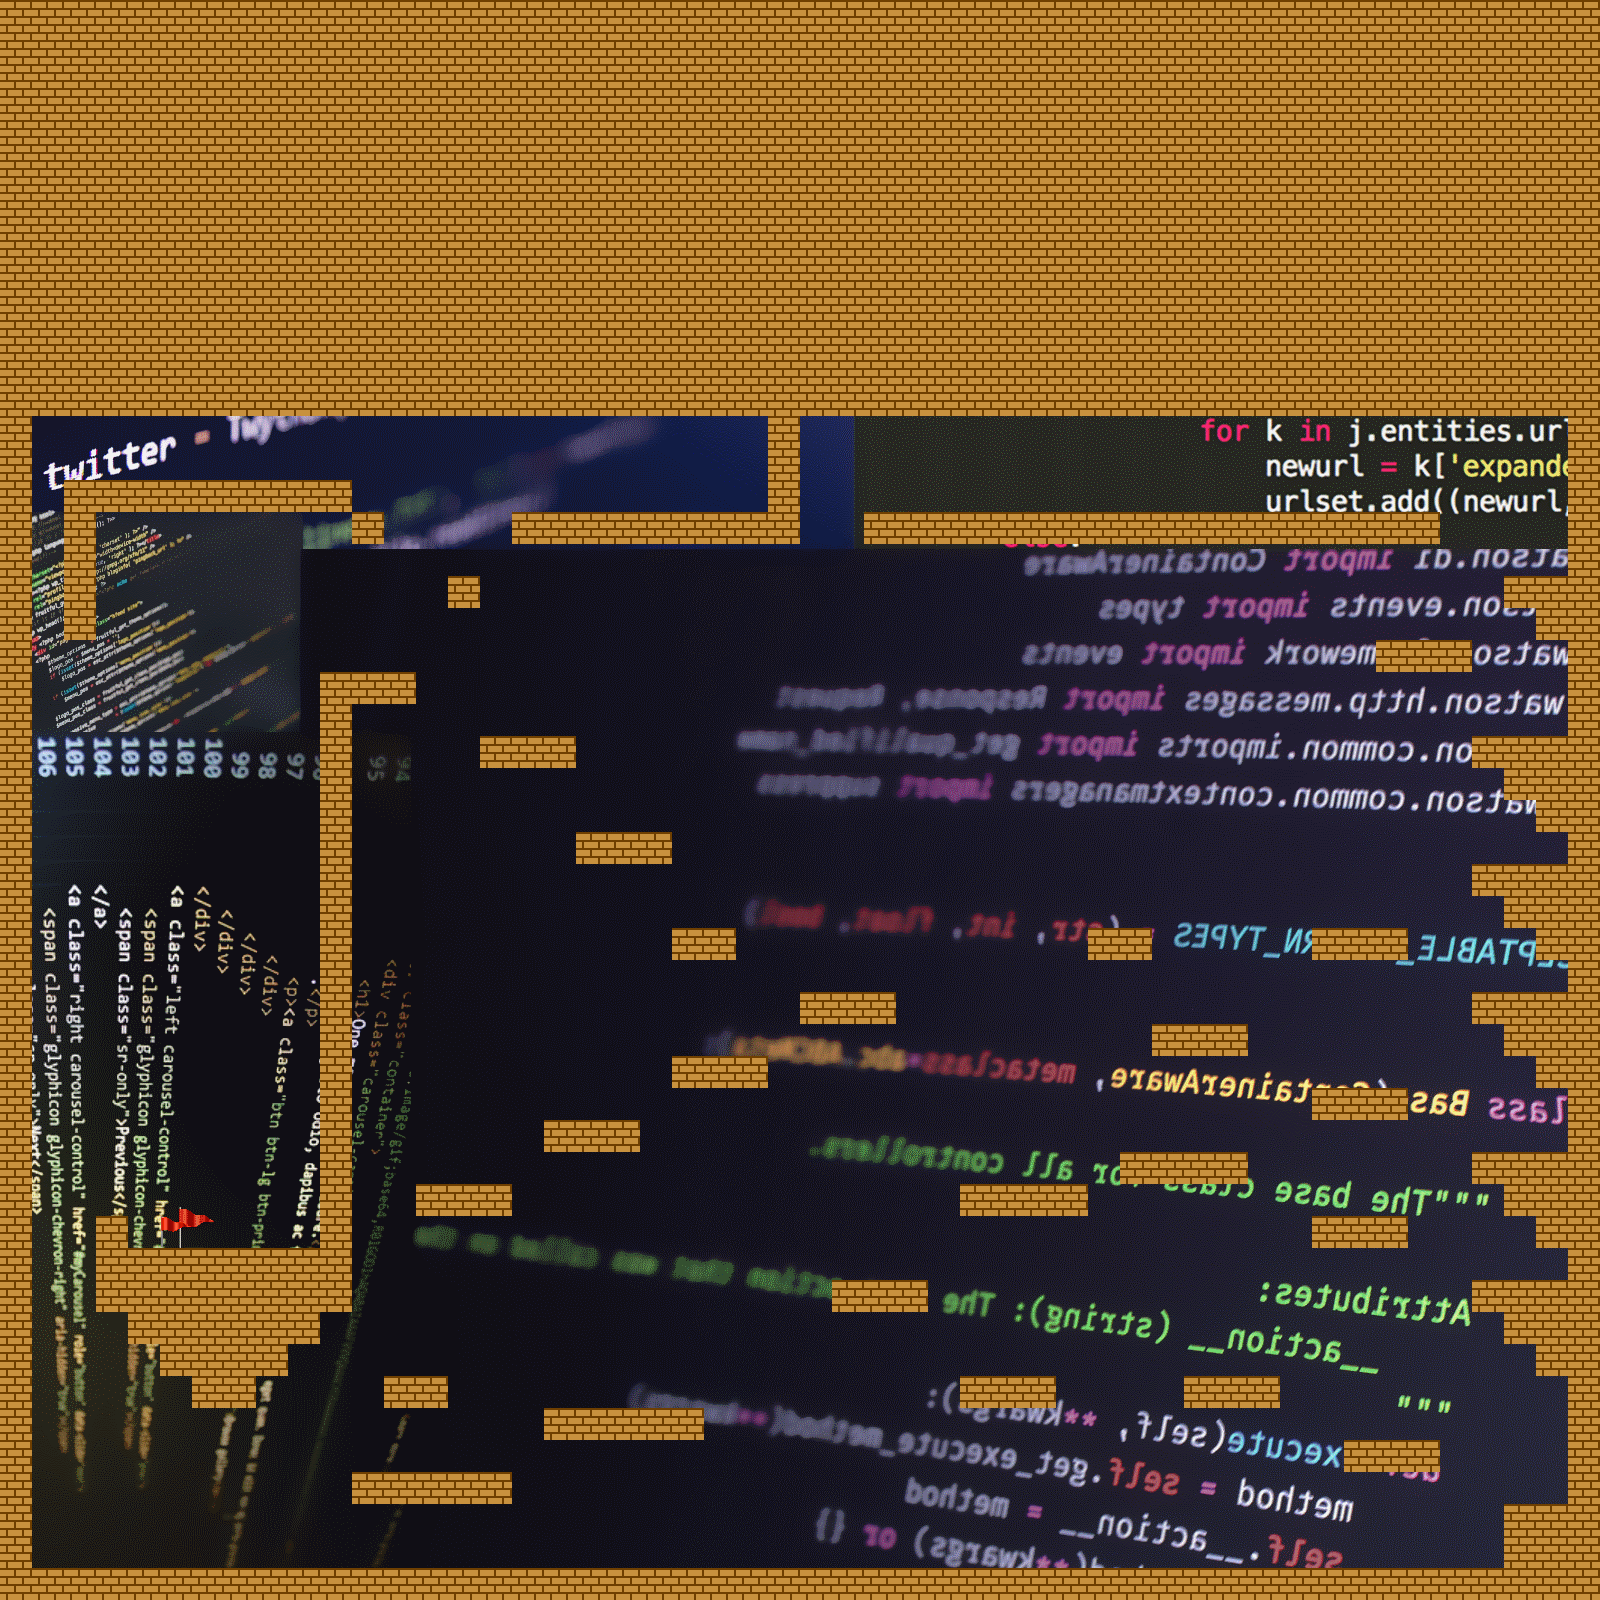

The image is a tile-based game level rendered from a .tmx file. Its description and source (layers, tilesets, objects; grid data summarised) follow:
An orthogonal 50x50 tile map with 32x32 px tiles, 1 tile layer (set), 1 hidden layer not drawn, 3 tilesets, 1 image layer.

<map version="1.0" tiledversion="1.0.2" orientation="orthogonal" renderorder="right-down" width="50" height="50" tilewidth="32" tileheight="32" nextobjectid="1">
 <tileset firstgid="1" source="./data/tilemaps/triggers.tsx" />
 <tileset firstgid="33" source="./data/tilemaps/mazetiles.tsx" />
 <tileset firstgid="35" source="./data/tilemaps/mazetiles.tsx" />
 <imagelayer name="Image Layer 1">
 <image source="./data/Level3bg.png" width="1600" height="1600" />
 </imagelayer>
 <layer name="set" width="50" height="50">
  <data>[2500 cells, 973 non-empty, 2 distinct tile ids]</data>
 </layer>
 <layer name="triggers" width="50" height="50" visible="0">
  <data>[2500 cells, 437 non-empty, 16 distinct tile ids]</data>
 </layer>
</map>
